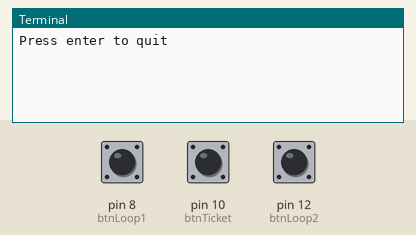
Recording of a program running on a simulated Raspberry Pi (header pin numbers). Shown: the last lines printed to the terminal. Inputs (shaded band) come from the test bench; at power-on: pin 8 (btnLoop1) LOW, pin 10 (btnTicket) LOW, pin 12 (btnLoop2) LOW. The clock reads 2024-03-15 10:24:30 at power-on unless the program sets it.

Above: at 1.2 s.
1.3 s: pin 8 (btnLoop1) pulled HIGH for 0.15 s
At 1.9 s:
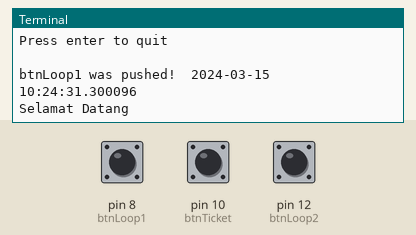
2.9 s: pin 10 (btnTicket) pulled HIGH for 0.15 s
At 4.1 s:
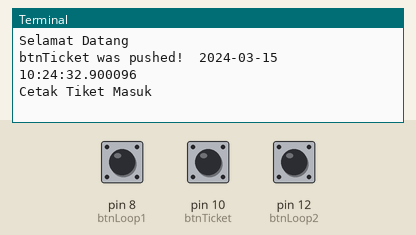
4.5 s: pin 12 (btnLoop2) pulled HIGH for 0.15 s
At 5.5 s:
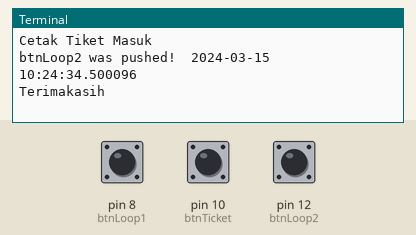
6.1 s: pin 8 (btnLoop1) pulled HIGH for 1 s
At 6.7 s:
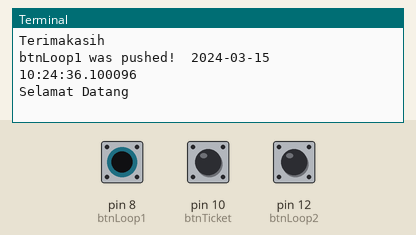
8.6 s: pin 10 (btnTicket) pulled HIGH for 1 s
At 9.8 s:
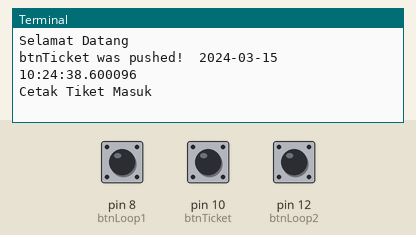
11.1 s: pin 12 (btnLoop2) pulled HIGH for 1 s
At 11.7 s:
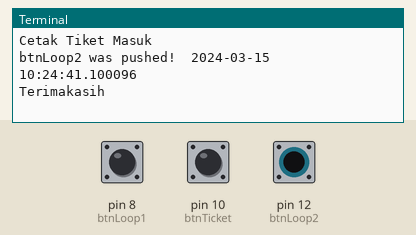

The program:

pos_masuk.py
```python
import RPi.GPIO as GPIO
from datetime import datetime

btnLoop1 = 8
btnTicket = 10
btnLoop2 = 12

#GPIO.setwarnings(False)
GPIO.setmode(GPIO.BOARD)
GPIO.setup(btnLoop1, GPIO.IN, pull_up_down=GPIO.PUD_DOWN)
GPIO.setup(btnTicket, GPIO.IN, pull_up_down=GPIO.PUD_DOWN)
GPIO.setup(btnLoop2, GPIO.IN, pull_up_down=GPIO.PUD_DOWN)

def btnLoop1_callback(channel):
    print("btnLoop1 was pushed! ",datetime.now())
    detectCarLoop1()

def ticket_callback(channel):
    print("btnTicket was pushed! ",datetime.now())
    printTicket()

def btnLoop2_callback(channel):
    print("btnLoop2 was pushed! ",datetime.now())
    detectCarLoop2()

def detectCarLoop1():
    print("Selamat Datang")

def printTicket():
    print("Cetak Tiket Masuk")

def detectCarLoop2():
    print("Terimakasih")

GPIO.add_event_detect(btnLoop1,GPIO.RISING,callback=btnLoop1_callback, bouncetime=500)
GPIO.add_event_detect(btnTicket,GPIO.RISING,callback=ticket_callback, bouncetime=500)
GPIO.add_event_detect(btnLoop2,GPIO.RISING,callback=btnLoop2_callback, bouncetime=500)

message = input("Press enter to quit\n\n")
GPIO.cleanup()
```

Measured:
- after the input at 1.3 s, the terminal: prints a new line at once (image 1)
- after the input at 2.9 s, the terminal: prints a new line at once (image 2)
- after the input at 4.5 s, the terminal: prints a new line at once (image 3)
- after the input at 6.1 s, the terminal: prints a new line at once (image 4)
- after the input at 8.6 s, the terminal: prints a new line at once (image 5)
- after the input at 11.1 s, the terminal: prints a new line at once (image 6)
